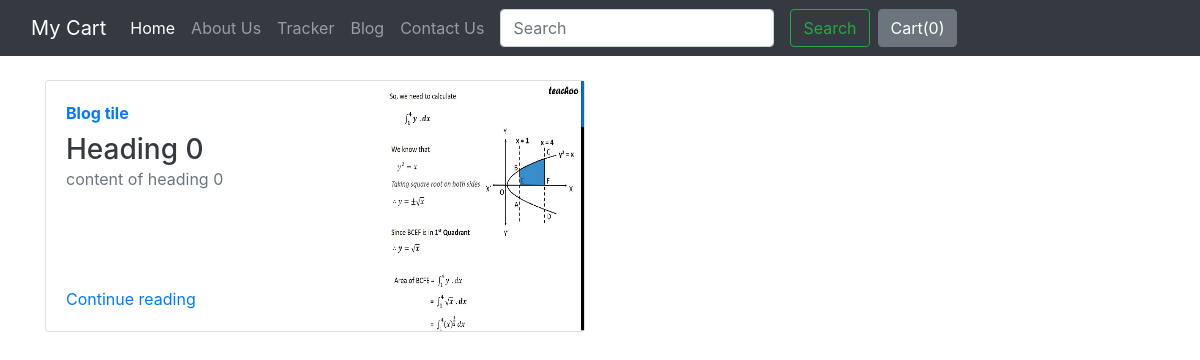
Page /blog/ on the earlier database version.
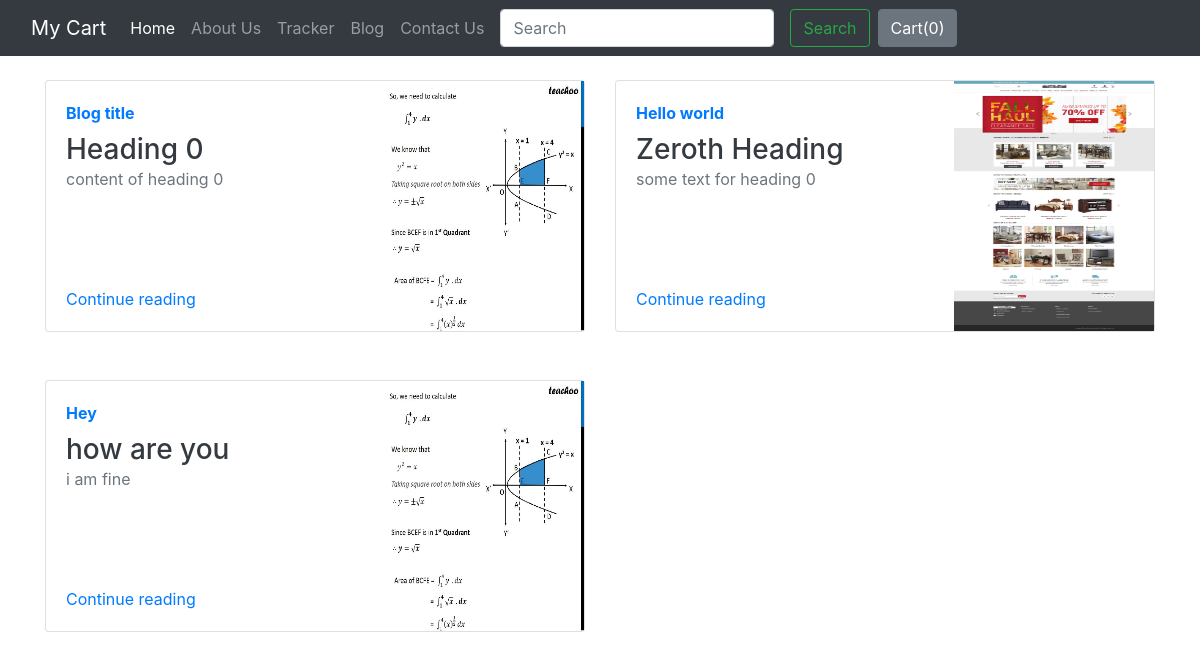
Same page on the later database version.
### blog/models.py (models this page shows)
class BlogPost(models.Model):
    post_id = models.AutoField(primary_key=True)
    title = models.CharField(max_length=50)
    head0 = models.CharField(max_length= 500, default=" ")
    c_head0 = models.CharField(max_length= 5000, default=" ")
    head1 = models.CharField(max_length= 500, default=" ")
    c_head1 = models.CharField(max_length= 5000, default=" ")
    head2 = models.CharField(max_length= 500, default=" ")
    c_head2 = models.CharField(max_length= 5000, default=" ")
    pub_date = models.DateField()
    thumbnail = models.ImageField(upload_to = "blog/Images", default=" ")
    def __str__(self):
        return self.title

### blog/views.py (the view)
# urls.py: path("", views.index, name="blogHome"),
def index(request):
    mypost = BlogPost.objects.all()
    print(mypost)
    return render(request, "blog/index.html", {'mypost':mypost})

### blog/templates/blog/index.html (shortened to what this page needs)
{% extends 'blog/basic.html' %}
{% load static %}
{% block body %}
    <div class="container">
      <div class="row my-4">
        {% for item in mypost %}
          <div class="col-md-6">
            <div class="card flex-md-row mb-4 box-shadow h-md-250">
              <div class="card-body d-flex flex-column align-items-start">
                <strong class="d-inline-block mb-2 text-primary">{{item.title}}</strong>
                <h3 class="mb-0">
                  <a class="text-dark" href="#">{{item.head0}}</a>
                </h3>
                <div class="mb-1 text-muted">{{item.c_head0}}</div>
                <a href="/blog/blogPost/{{item.post_id}}">Continue reading</a>
              </div>
              <img class="card-img-right flex-auto d-none d-md-block" data-src="holder.js/200x250?theme=thumb"
              alt="Thumbnail [200x250]" style="width: 200px; height: 250px;" src="/media/{{item.thumbnail}}" data-holder-rendered="true">
            </div>
          </div>
      {% if forloop.counter|divisibleby:2 %}
      </div>  <div class="row my-4">
      {% endif %}
      {% endfor %}
    </div>
    </div>
{% endblock %}

### blog/templates/blog/basic.html (shortened to what this page needs)
{% load static %}
<!doctype html>
<html lang="en">
  <head>
    <link rel="stylesheet" href="https://cdn.jsdelivr.net/npm/bootstrap@4.0.0/dist/css/bootstrap.min.css">
      </head>
  <body>
    <nav class="navbar navbar-expand-lg navbar-dark bg-dark">
      <div class="container-fluid">
        <a class="navbar-brand" href="/shop">My Cart</a>
        <div class="collapse navbar-collapse" id="navbarSupportedContent">
          <ul class="navbar-nav me-auto mb-2 mb-lg-0">
            <li class="nav-item">
              <a class="nav-link active" aria-current="page" href="/shop">Home</a>
            </li>
            <li class="nav-item">
              <a class="nav-link" href="/shop/about">About Us</a>
            </li>
            <li class="nav-item">
              <a class="nav-link" href="/shop/tracker">Tracker</a>
            </li>
            <li class="nav-item">
              <a class="nav-link" href="/blog">Blog</a>
            </li>
            <li class="nav-item">
              <a class="nav-link" href="/shop/contact">Contact Us</a>
            </li>
          </ul>
          <form class="d-flex my-2 my-lg-0">
            <input class="form-control me-2 mx-2" type="search" placeholder="Search" aria-label="Search">
            <button class="btn btn-outline-success  mx-2" type="submit">Search</button>
          </form>
          <button type="button" id="popcart" data-html="true" class="btn btn-secondary"
          data-container="body" data-toggle="popover" data-placement="bottom" data-content="Bottom popover">
            Cart(<span id="Total_cart">0</span>)
          </button>
        </div>
      </div>
    </nav>
    {% block body %}  {% endblock %}
  </body>
</html>

Differences in the rows shown:
changed BlogPost "Heading 0": title "Blog tile" → "Blog title"
added BlogPost: title "Hello world", head0 "Zeroth Heading", c_head0 "some text for heading 0", thumbnail (picture)
added BlogPost: title "Hey", head0 "how are you", c_head0 "i am fine", thumbnail (picture)
